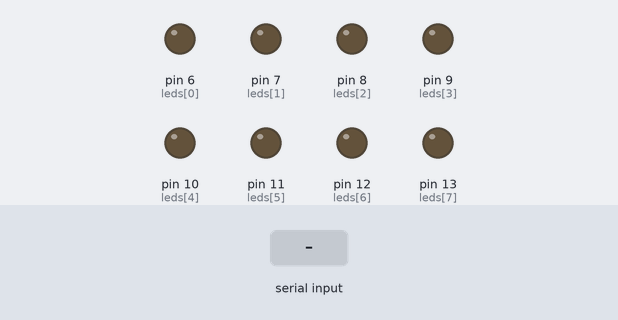
A sketch run on a simulated Arduino Uno, built with avr-gcc and run on an emulated ATmega328P. On the bench: output pins drawn as LEDs (lit = HIGH). Dashed ring = blinking. The test bench sets the inputs (shaded band).

Above: at 1.2 s.
1.3 s: "90,45\n" received over Serial
At 1.7 s:
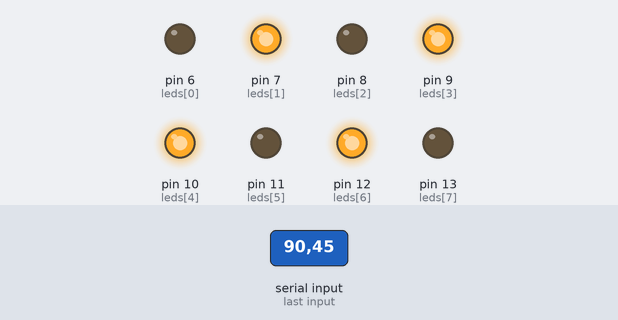
4.3 s: "30,150\n" received over Serial
10.3 s: "200\n" received over Serial
At 11.4 s:
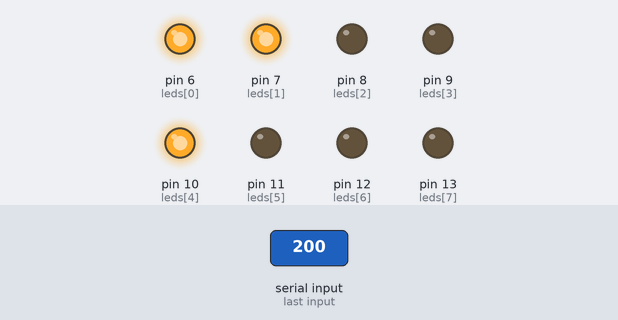
16.3 s: "5\n" received over Serial
At 18.8 s:
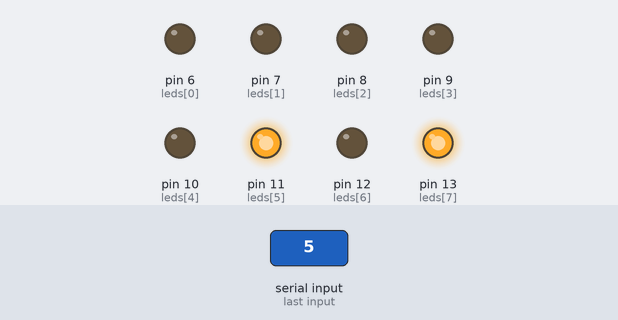
19.2 s: "90\n" received over Serial
At 21.0 s:
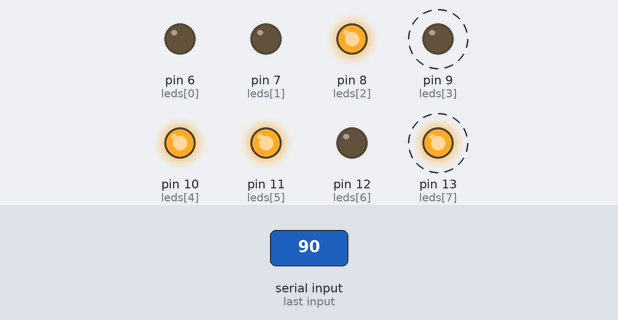
Timing chart, 0 to 24.7 s (numbered marks = the images above; inputs shaded):
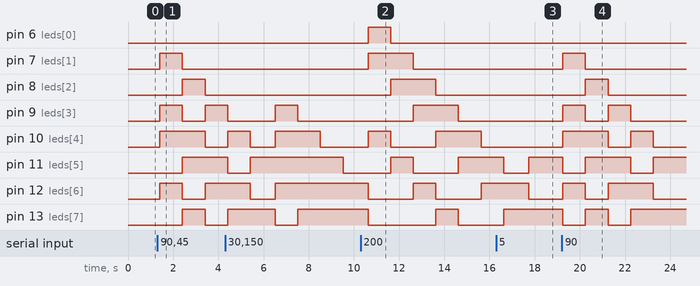

Measured:
- after the input at 1.3 s, pin 7 (leds[1]): LOW → HIGH after 0.11 s, → LOW 1.0 s later; pin 8 (leds[2]): LOW → HIGH after 1.1 s, → LOW 1.0 s later
- after the input at 10.3 s, pin 6 (leds[0]): LOW → HIGH after 0.33 s, → LOW 1.0 s later; pin 7 (leds[1]): LOW → HIGH after 0.33 s, → LOW 2.0 s later
- after the input at 16.3 s, pin 12 (leds[6]): HIGH → LOW after 1.4 s
- after the input at 19.2 s, pin 7 (leds[1]): LOW → HIGH after 0.05 s, → LOW 1.0 s later; pin 8 (leds[2]): LOW → HIGH after 1.0 s, → LOW 1.0 s later

The sketch:

SE_LedsPares.ino
```cpp
int leds[8] = { 6, 7, 8, 9, 10, 11, 12, 13};
void setup() {
  for (int i = 0; i < 8; i++)
  {
    pinMode(leds[i], OUTPUT);
  }
  Serial.begin(9600);
  Serial.setTimeout(10);
}
int v, k, residuo;
void loop() {
  if (Serial.available() > 0) {
    v = Serial.readString().toInt();
    while (v >= 3)
    {
      k = 7;
      int aux = v;
      while (aux > 0)
      {
        residuo = aux % 2;
        aux = aux / 2;
        digitalWrite(leds[k], residuo);
        k--;
      }
      for (; k >= 0; k--)
      {
        digitalWrite(leds[k], 0);
      }
      v = v / 2;
      delay(1000);
    }
  }
  delay(100);
}
```
